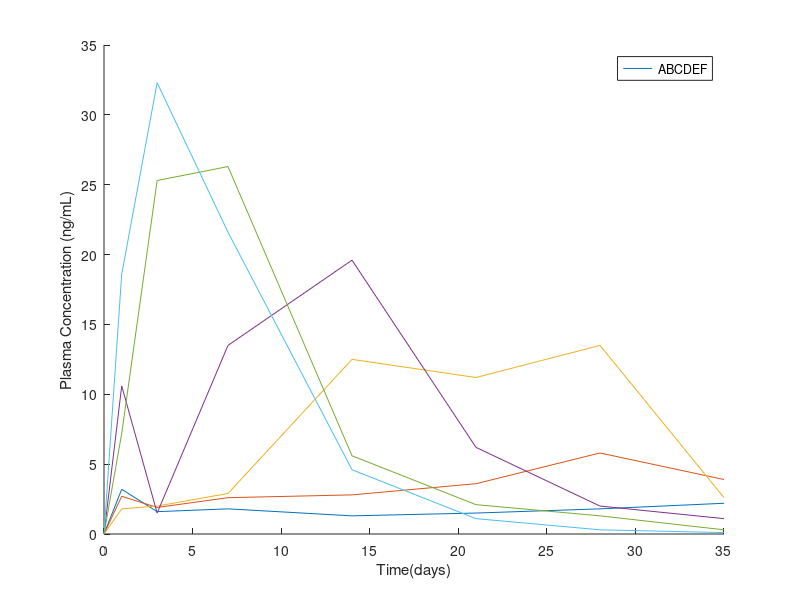

Source code (MATLAB): (Note: this script raises an error after producing the figure.)
t = [0,1,3,7,14,21,28,35];
Cp = [0,3.2,1.6,1.8,1.3,1.5,1.8,2.2;
    0,2.7,1.9,2.6,2.8,3.6,5.8,3.9;
    0,1.8,2.0,2.9,12.5,11.2,13.5,2.6;
    0,10.6,1.5,13.5,19.6,6.2,2.0,1.1;
    0,7.2,25.3,26.3,5.6,2.1,1.3,0.3;
    0,18.6,32.3,21.6,4.6,1.1,0.3,0.1];
numform = size(Cp,1);
AUC = zeros(size(Cp,1),1);
burst = [3,5,4,12,8,15];
figure;
hold on;
for i = 1:numform
    plot(t,Cp(i,:));
    AUC(i) = trapz(t,Cp(i,:));
end
xlabel('Time(days)');
ylabel('Plasma Concentration (ng/mL)');
legend(['A','B','C','D','E','F']);
hold off;

burstcorr = corr(burst,Cp(:,2));